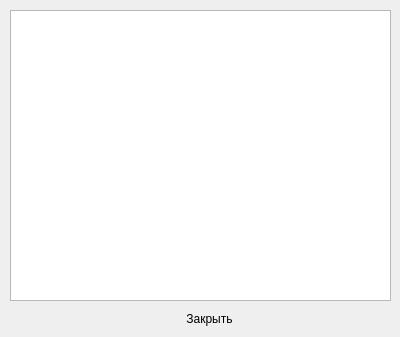
<?xml version="1.0" encoding="UTF-8"?>
<ui version="4.0">
 <class>CSV_View</class>
 <widget class="QDialog" name="CSV_View">
  <property name="geometry">
   <rect>
    <x>0</x>
    <y>0</y>
    <width>400</width>
    <height>337</height>
   </rect>
  </property>
  <property name="windowTitle">
   <string>Dialog</string>
  </property>
  <widget class="QTextEdit" name="textEdit">
   <property name="geometry">
    <rect>
     <x>10</x>
     <y>10</y>
     <width>381</width>
     <height>291</height>
    </rect>
   </property>
   <property name="readOnly">
    <bool>true</bool>
   </property>
  </widget>
  <widget class="QPushButton" name="closeButton">
   <property name="geometry">
    <rect>
     <x>0</x>
     <y>298</y>
     <width>419</width>
     <height>41</height>
    </rect>
   </property>
   <property name="text">
    <string>Закрыть</string>
   </property>
   <property name="flat">
    <bool>true</bool>
   </property>
  </widget>
 </widget>
 <resources/>
 <connections/>
</ui>
